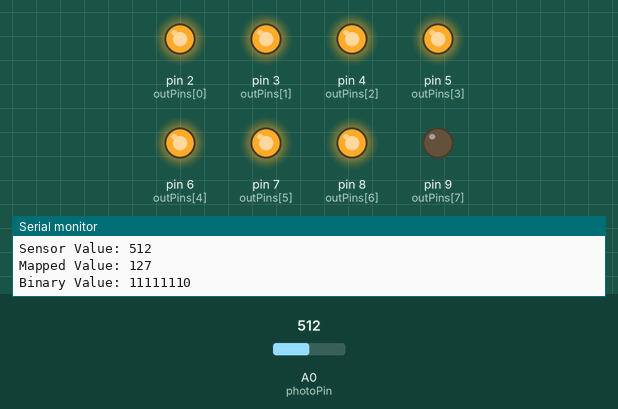
Bench run of a sketch on a simulated Arduino Uno, built with avr-gcc and run on an emulated ATmega328P. Parts: output pins drawn as LEDs (lit = HIGH), the last lines printed to the serial monitor. The test bench sets the inputs (shaded band); at power-on: A0 (photoPin) = 512.

Above: at 10.8 s.
10.9 s: A0 (photoPin) set to 514
At 21.0 s:
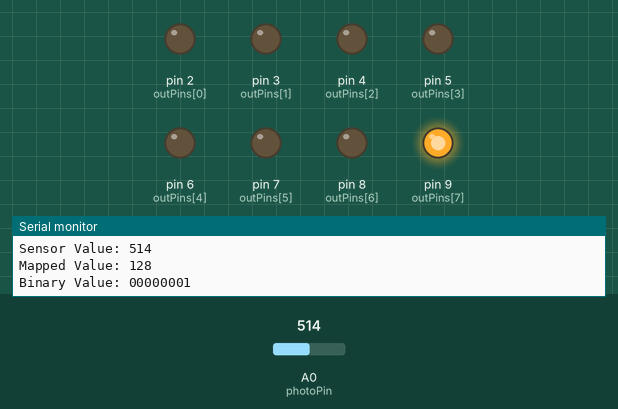
21.5 s: A0 (photoPin) set to 716
At 31.1 s:
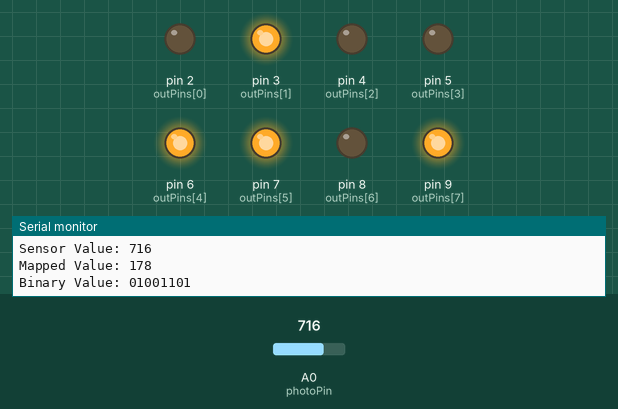
31.5 s: A0 (photoPin) set to 719
At 41.2 s:
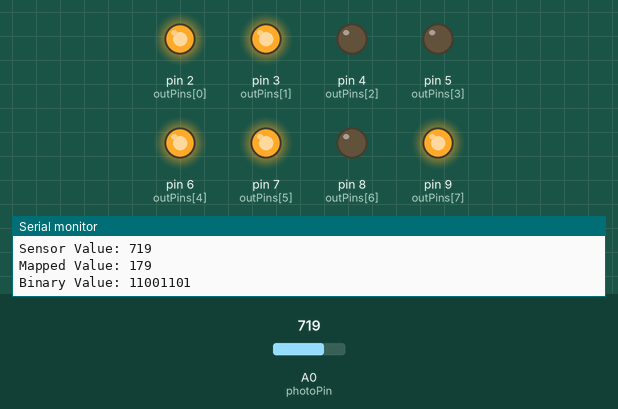
41.5 s: A0 (photoPin) set to 900
At 51.2 s:
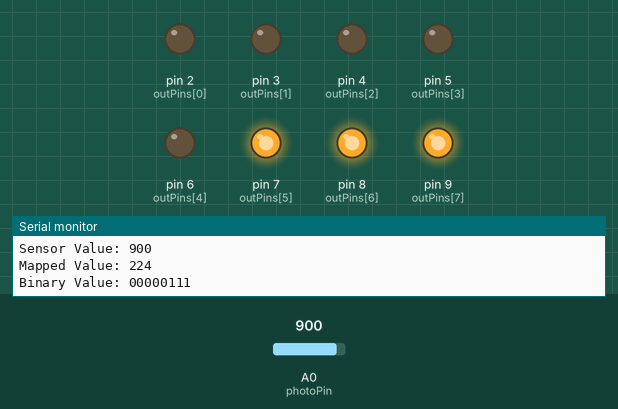
51.5 s: A0 (photoPin) set to 903
At 61.2 s:
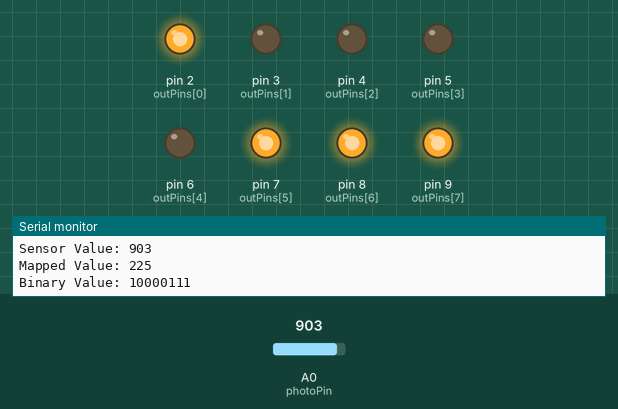
61.5 s: A0 (photoPin) set to 511
At 71.4 s:
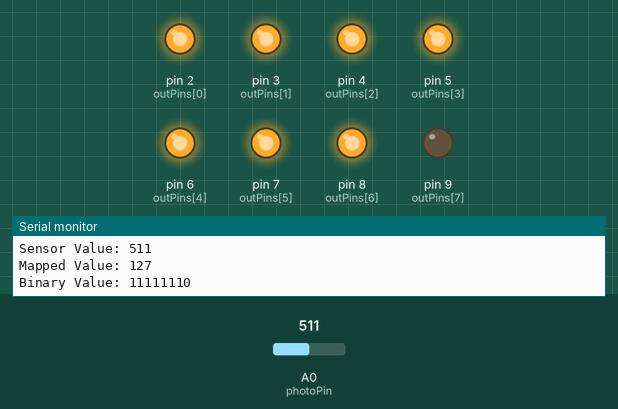
Timing chart, 0 to 72.5 s (numbered marks = the images above; inputs shaded):
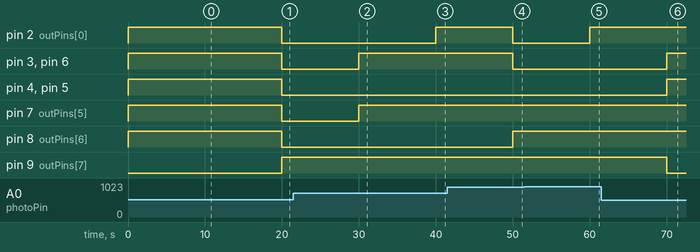

Measured:
- the behaviour switches between 513 and 514 on A0 (photoPin) (found by bisection; images 0 and 1)
- the behaviour switches between 718 and 719 on A0 (photoPin) (found by bisection; images 2 and 3)
- the behaviour switches between 902 and 903 on A0 (photoPin) (found by bisection; images 4 and 5)
- after the input at 10.9 s, pin 2 (outPins[0]), pin 3 (outPins[1]), pin 4 (outPins[2]), pin 5 (outPins[3]), pin 6 (outPins[4]), pin 7 (outPins[5]), pin 8 (outPins[6]): HIGH → LOW after 9.1 s; pin 9 (outPins[7]): LOW → HIGH after 9.1 s
- after the input at 21.5 s, pin 3 (outPins[1]), pin 6 (outPins[4]), pin 7 (outPins[5]): LOW → HIGH after 8.5 s
- after the input at 31.5 s, pin 2 (outPins[0]): LOW → HIGH after 8.5 s
- after the input at 41.5 s, pin 2 (outPins[0]), pin 3 (outPins[1]), pin 6 (outPins[4]): HIGH → LOW after 8.5 s; pin 8 (outPins[6]): LOW → HIGH after 8.5 s
- after the input at 51.5 s, pin 2 (outPins[0]): LOW → HIGH after 8.5 s
- after the input at 61.5 s, pin 3 (outPins[1]), pin 4 (outPins[2]), pin 5 (outPins[3]), pin 6 (outPins[4]): LOW → HIGH after 8.5 s; pin 9 (outPins[7]): HIGH → LOW after 8.5 s

The sketch:

senzorLumina.ino
```cpp
int photoPin=A0;
int outPins[8] = {2, 3, 4, 5, 6, 7, 8, 9};
int sensorValue=0;
int digits[8];

void setup() {
  Serial.begin(9600);
  pinMode(photoPin,INPUT);
  for (int i = 0; i < 8; i++)
    pinMode(outPins[i], OUTPUT);
}

void loop() {
  sensorValue=analogRead(photoPin);
  int mappedValue = map(sensorValue, 0, 1023, 0, 255);

  Serial.print("Sensor Value: ");
  Serial.println(sensorValue);
  Serial.print("Mapped Value: ");
  Serial.println(mappedValue);

  writeToPmod(mappedValue);

  delay(10000);
}

void writeToPmod(int value) {
    Serial.print("Binary Value: ");
    for (int i = 0; i < 8; i++)
    {
      int bit = (value >> i) & 1;
      digitalWrite(outPins[i], bit);
      Serial.print(bit);
    }
    Serial.println();
}
```
